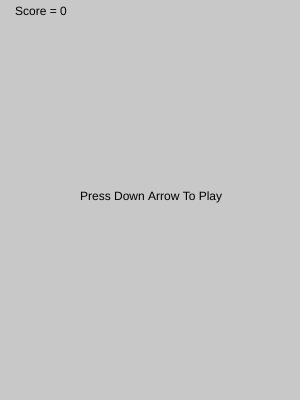
Frame 1 (no input)
Frame 60 (no input): identical to frame 1, image omitted
Frame 120 (the mouse pressed at the canvas centre since frame 60): identical to frame 1, image omitted

The p5.js sketch that drew this single still picture (run headless with seeded random() and noise() and a simulated clock; from frame 60 on, the mouse is pressed at the canvas centre):

// p5.js sketch
// ── sketch.js
let playerx = 150
let playery = 350
let scene = -1

let playerr = 255
let playerg = 255
let playerb = 255 

let rx = -50
let ry = 50
let rs = 50

let gx = -50
let gy = 50
let gs = 50

let speed = 5
let score = 0
let menuVar = 0

let hitRadius = 45
let collision = false
let spawn = 2
let spawn2 = 2

let D
let Fs
let A

function setup() {
  createCanvas(300, 400);
  rectMode(CENTER)

playerx = 150
playery = 350
scene = -1

playerr = 255
playerg = 255
playerb = 255 

rx = -50
ry = 50
rs = 50

gx = -50
gy = 50
gs = 50

speed = 5
score = 0
menuVar = 0

hitRadius = 45
collision = false
spawn = 2
spawn2 = 2

}

function draw() {
  frameRate(60)

  if (scene == -1) {
    menu()
  }
  if (scene == 1) {
    game()
  }
}

function keyPressed() {
  if (keyCode == 83) {
   scene *= -1
  }

  if (keyCode == 40) {
    scene *= -1
   }

  if (keyCode == 68) {
    playerx += 75;
  }

  if (keyCode == 65) {
    playerx -= 75;
  }

  if (keyCode == 87) {
    setup()
  }

  if (keyCode == 38) {
    setup()
  }

  if (keyCode == 39) {
    playerx += 75;
  }

  if (keyCode == 37) {
    playerx -= 75;
  }
}

function menu() {
  background(200)
  fill(0)
  text('Score = ' + score, 15, 15)

  if(menuVar == 0) {
    text('Press Down Arrow To Play', 80, 200)
  }

  if (menuVar == 1) {
    text('Press Up Arrow To Restart', 80, 200)
    text('Press Down Arrow To Continue', 69, 220)
  }

  if (menuVar == 2) {
    text('You Were Hit!', 110, 200)
    text('Press Up Arrow To Restart', 80, 220)
  }

}

function game() {
  background(200)

  fill(100, 100, 255)
  rect(225, 200, 100, 400)
  fill(100, 100, 255)
  rect(75 , 200, 100, 400)
  fill(0, 0, 255)
  rect(150, 200, 75, 400)

  fill(0)
  rect( 0 , 200, 75, 400)
  rect(300, 200, 75, 400)

  menuVar = 1
  fill(255)
  text('Score = ' + score, 15, 15)
  text('Down Arrow To Pause', 170, 15 )
  //text('Debug = ' + , 70, 25)

  fill(0, 255, 0)
  rect(playerx, playery, 60)


  if (playerx < 75) {
    playerx = 75;
  }
  if (playerx > 225) {
    playerx = 225;
  }

  fill(255, 0, 0)
  circle(rx, ry, rs)
  circle(gx, gy, gs)
  if (score < 30) {
    gx = -100
  } else{
    if (spawn2 == 1) {
      gx = 75
    }
  
    if (spawn2 == 2) {
      gx = 150
    }
  
    if (spawn2 == 3) {
      gx = 225
    }
  }

  if (ry < 425) {
    ry += speed;
  } else{
    ry = -25
    spawn = int(random(1,4))
    speed += 0.2
    score += 1
  }

  if (gy < 425) {
    gy += speed;
  } else{
    gy = -25
    spawn2 = int(random(1,4))
  }

  if (spawn == 1) {
    rx = 75
  }

  if (spawn == 2) {
    rx = 150
  }

  if (spawn == 3) {
    rx = 225
  }

  if (abs(playerx - rx) < hitRadius && abs(playery - ry) < hitRadius) {
    collision = true
  }

  if (abs(playerx - gx) < hitRadius && abs(playery - gy) < hitRadius) {
    collision = true
  }

  if (collision == true) {
    menuVar = 2
    scene *= -1
    menu()
  }

  if (score == 30) {
    speed = 6
  }
}

function playSound() {
  if (spawn == 1) {
    playSound(D)
  }

  if (spawn == 2) {
    playSound(Fs)
  }

  if (spawn == 3) {
    playSound(A)
  }

  if (spawn2 == 1) {
    playSound(D)
  }

  if (spawn2 == 2) {
    playSound(Fs)
  }

  if (spawn2 == 3) {
    playSound(A)
  }
}

function mouseClicked() {

  if (mouseX > playerx && playery > 40) {
    playerx += 75
  }

  if (mouseX < playerx && playery > 40) {
    playerx -= 75
  }

  if (mouseY < 40 && mouseX > 150) {
    scene *= -1
  }

  if (mouseY < 40 && mouseX < 150) {
    setup()
  }

}
// ── style.css
html, body {
    margin: 0;
    padding: 0;
    position:absolute;
    top: 50%;
    left: 50%;
    transform: translate(-50%, -50%);
  }
  
  canvas {
    display: block;
  }
